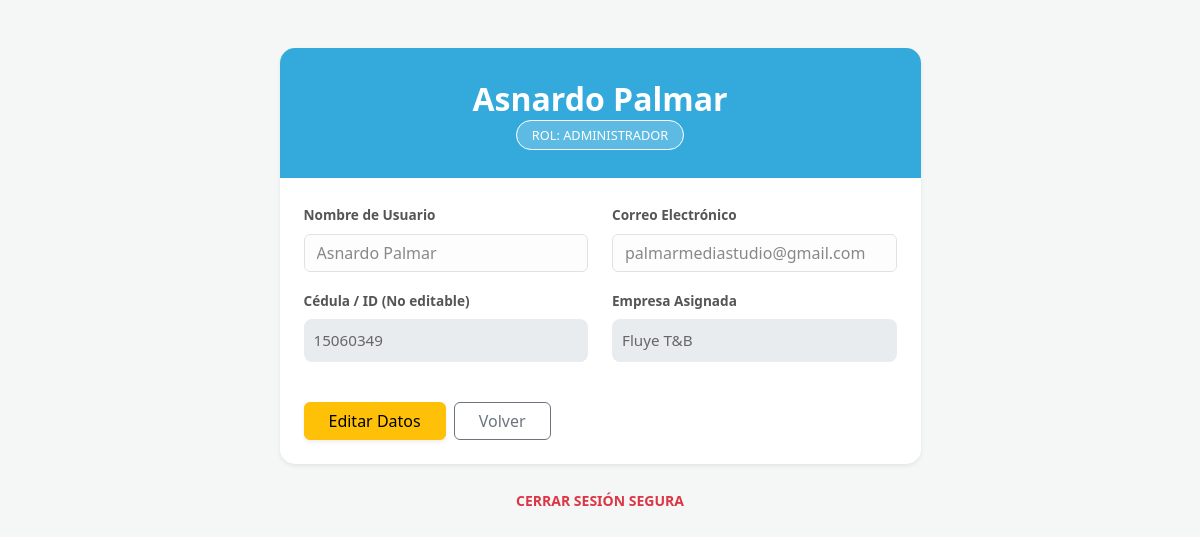
The app's page /perfil.php (signed in) with its own data.
### tables this page shows
CREATE TABLE `Usuario` (
  `id_usuario` int NOT NULL,
  `nombre_usuario` varchar(100) DEFAULT NULL,
  `cedula` varchar(20) DEFAULT NULL,
  `correo` varchar(100) DEFAULT NULL,
  `password` varchar(255) DEFAULT NULL,
  `id_empresa` int DEFAULT NULL,
  `token_verificacion` varchar(255) DEFAULT NULL,
  `cuenta_activa` tinyint(1) DEFAULT '0'
);

CREATE TABLE `Roles` (
  `id_rol` int NOT NULL,
  `nombre_rol` varchar(50) DEFAULT NULL,
  `descripcion_rol` varchar(255) DEFAULT NULL
);

CREATE TABLE `Empresa` (
  `id_empresa` int NOT NULL,
  `nombre_empresa` varchar(100) DEFAULT NULL,
  `rif` varchar(20) DEFAULT NULL
);

### perfil.php (the view, shortened to what this page needs)
<?php
require_once 'conexion.php';
$id_usuario = $_SESSION['id_usuario'];
try {
    $sql = "SELECT u.nombre_usuario, u.cedula, u.correo, r.nombre_rol, e.nombre_empresa
            FROM Usuario u
            LEFT JOIN R_R_U rru ON u.id_usuario = rru.id_usuario
            LEFT JOIN Roles r ON rru.id_rol = r.id_rol
            LEFT JOIN Empresa e ON u.id_empresa = e.id_empresa
            WHERE u.id_usuario = :id";
    $stmt = $pdo->prepare($sql);
    $stmt->execute([':id' => $id_usuario]);
    $u = $stmt->fetch();
} catch (PDOException $e) {
    die("Error crítico: " . $e->getMessage());
}
?>
<!DOCTYPE html>
<html lang="es">
<head>
    <link href="https://cdn.jsdelivr.net/npm/bootstrap@5.3.0/dist/css/bootstrap.min.css" rel="stylesheet">
</head>
<body>
<div class="container mt-5 mb-5">
    <div class="row justify-content-center">
        <div class="col-md-7">
            <div class="card card-profile shadow-sm">
                <div class="header-profile">
                    <h2 class="fw-bold mb-1" id="display-name"><?php echo htmlspecialchars($u['nombre_usuario']); ?></h2>
                    <span class="role-badge">ROL: <?php echo strtoupper(htmlspecialchars($u['nombre_rol'] ?? 'Sin Rol')); ?></span>
                </div>
                <div class="card-body p-4">
                    <form method="POST" id="perfil-form">
                        <div class="row">
                            <div class="col-md-6 mb-3">
                                <label class="form-label">Nombre de Usuario</label>
                                <input type="text" name="nombre_usuario" id="nombre_usuario" class="form-control"
                                       value="<?php echo htmlspecialchars($u['nombre_usuario']); ?>" required disabled>
                            </div>
                            <div class="col-md-6 mb-3">
                                <label class="form-label">Correo Electrónico</label>
                                <input type="email" name="correo" id="correo" class="form-control"
                                       value="<?php echo htmlspecialchars($u['correo']); ?>" required disabled>
                            </div>
                        </div>
                        <div class="row">
                            <div class="col-md-6 mb-3">
                                <label class="form-label">Cédula / ID (No editable)</label>
                                <div class="read-only-box"><?php echo htmlspecialchars($u['cedula']); ?></div>
                            </div>
                            <div class="col-md-6 mb-3">
                                <label class="form-label">Empresa Asignada</label>
                                <div class="read-only-box"><?php echo htmlspecialchars($u['nombre_empresa'] ?? 'Particular'); ?></div>
                            </div>
                        </div>
                        <div class="mt-4 d-flex gap-2">
                            <button type="button" id="btn-editar" class="btn btn-warning px-4 shadow-sm" onclick="habilitarEdicion()">
                                Editar Datos
                            </button>
                            <a href="index.php" class="btn btn-outline-secondary px-4">Volver</a>
                        </div>
                    </form>
                </div>
            </div>
            <div class="text-center mt-4">
                <a href="logout.php" class="text-danger small text-decoration-none fw-bold">CERRAR SESIÓN SEGURA</a>
            </div>
        </div>
    </div>
</div>
</body>
</html>

### perfil.php (style rules this page uses)
body { background-color: #f4f7f6; }
.card-profile { border: none; border-radius: 15px; overflow: hidden; }
.header-profile { background: #34aadc; color: white; padding: 2rem; text-align: center; }
.role-badge { background: rgba(255,255,255,0.2); border: 1px solid white; padding: 5px 15px; border-radius: 20px; font-size: 0.8rem; }
.form-label { font-weight: 600; color: #555; font-size: 0.85rem; }
.read-only-box { background-color: #e9ecef; border-radius: 8px; padding: 10px; color: #666; font-size: 0.95rem; }
.form-control:disabled { background-color: #fdfdfd; color: #888; cursor: not-allowed; }

### records on screen
usuario: nombre_usuario "Asnardo Palmar", roles.nombre_rol "ADMINISTRADOR", correo "palmarmediastudio@gmail.com", cedula "15060349", id_empresa.nombre_empresa "Fluye T&B"
